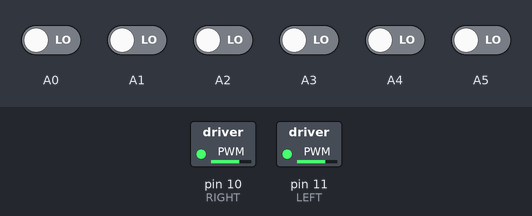
Simulated run of this sketch. Board: Arduino Uno, built with avr-gcc and run on an emulated ATmega328P. Parts: switched loads named in the sketch (green lamp = pin HIGH). The inputs (shaded band) are chosen by the test bench; at power-on: A0–5 LOW.

Above: at 1.2 s.
1.3 s: A0 driven HIGH
At 2.5 s:
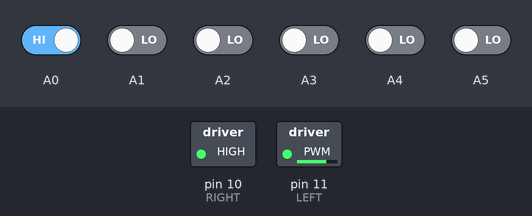
2.8 s: A1 driven HIGH
At 3.7 s:
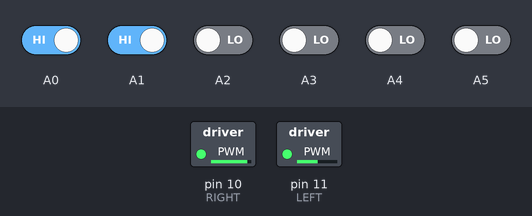
4.3 s: A2 driven HIGH
At 4.9 s:
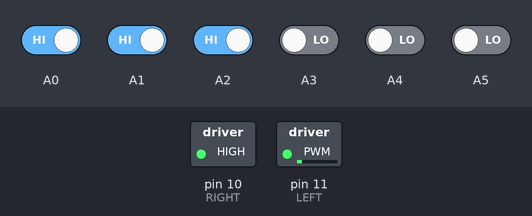
5.8 s: A5 driven HIGH
At 7.0 s:
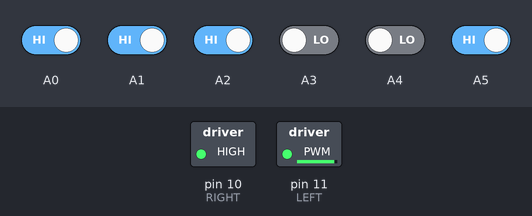
7.3 s: A5 driven LOW
At 8.4 s:
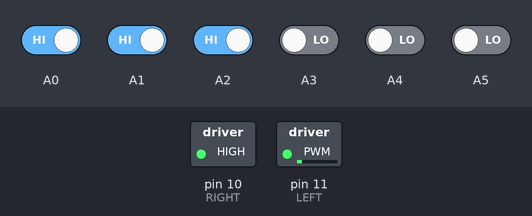
8.8 s: A2 driven LOW
At 9.5 s:
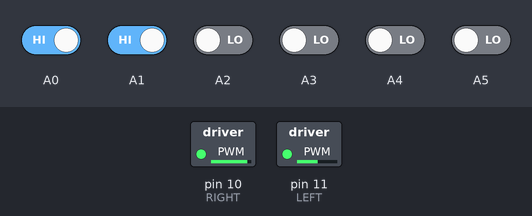
Timing chart, 0 to 11.3 s (numbered marks = the images above; inputs shaded):
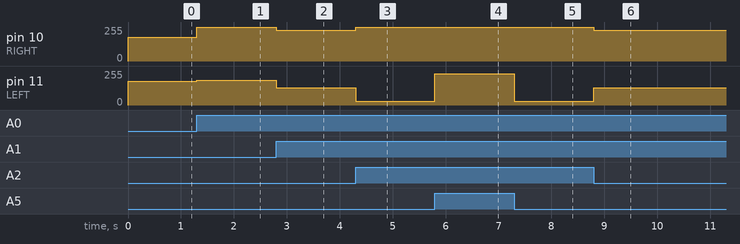

The sketch:

lfr.ino
```cpp
float Kp=50,Ki=0,Kd=0;
float error=0, P=0, I=0, D=0, PID_value=0;
float previous_error=0, previous_I=0;
int sensor[6]={0, 0, 0, 0, 0, 0};
int initial_motor_speed=180;
void read_sensor_values();
void calculate_pid();
void motor_control();
int left_motor_speed;
int right_motor_speed;
void setup()
{
pinMode(A0,INPUT);
pinMode(A1,INPUT);
pinMode(A2,INPUT);
pinMode(A3,INPUT);
pinMode(A4,INPUT);
pinMode(A5,INPUT);
pinMode(11,OUTPUT);//LEFT
pinMode(10,OUTPUT);//RIGHT
pinMode(13,OUTPUT);//GND PIN
digitalWrite(13,LOW);
}

void loop()
{
   read_sensor_values();
   calculate_pid();
   motor_control();
}

void read_sensor_values()
{
  sensor[0]=digitalRead(A0);
  sensor[1]=digitalRead(A1);
  sensor[2]=digitalRead(A2);
  sensor[3]=digitalRead(A3);
  sensor[4]=digitalRead(A4);
  sensor[5]=digitalRead(A5);
  if((sensor[0]==1)&&(sensor[1]==0)&&(sensor[2]==0)&&(sensor[3]==0)&&(sensor[4]==0)&&(sensor[5]==0))
  error=5;
  else if((sensor[0]==1)&&(sensor[1]==1)&&(sensor[2]==1)&&(sensor[3]==0)&&(sensor[4]==0)&&(sensor[5]==1))
  error=4;
  else if((sensor[0]==1)&&(sensor[1]==1)&&(sensor[2]==1)&&(sensor[3]==0)&&(sensor[4]==0)&&(sensor[5]==0))
  error=3;
  else if((sensor[0]==1)&&(sensor[1]==1)&&(sensor[2]==1)&&(sensor[3]==0)&&(sensor[4]==0)&&(sensor[5]==0))
  error=2;
  else if((sensor[0]==1)&&(sensor[1]==1)&&(sensor[2]==0)&&(sensor[3]==0)&&(sensor[4]==0)&&(sensor[5]==0))
  error=1;
  else if((sensor[0]==1)&&(sensor[1]==0)&&(sensor[2]==0)&&(sensor[3]==0)&&(sensor[4]==0)&&(sensor[5]==1))
  error=0;
  else if((sensor[0]==1)&&(sensor[1]==1)&&(sensor[2]==1)&&(sensor[3]==1)&&(sensor[4]==1)&&(sensor[5]==0))
  error=-1;
  else if((sensor[0]==0)&&(sensor[1]==0)&&(sensor[2]==1)&&(sensor[3]==1)&&(sensor[4]==1)&&(sensor[5]==1))
  error=-2;
  else if((sensor[0]==0)&&(sensor[1]==0)&&(sensor[2]==0)&&(sensor[3]==1)&&(sensor[4]==1)&&(sensor[5]==1))
  error=-3;
  else if((sensor[0]==1)&&(sensor[1]==1)&&(sensor[2]==0)&&(sensor[3]==1)&&(sensor[4]==1)&&(sensor[5]==1))
  error=-4;
  else if((sensor[0]==0)&&(sensor[1]==0)&&(sensor[2]==0)&&(sensor[3]==0)&&(sensor[4]==0)&&(sensor[5]==1))
  error=-5;
  else if((sensor[0]==1)&&(sensor[1]==1)&&(sensor[2]==1)&&(sensor[3]==1)&&(sensor[4]==1)&&(sensor[5]==1))
    {
      if(previous_error==-5)
      {
        error=-6;
      }
       else
        {
          error=6;
        }
    }
}

void calculate_pid()
{
    P = error;
    I = I + previous_I;
    D = error-previous_error;

    PID_value = (Kp*P) + (Ki*I) + (Kd*D);

    previous_I=I;
    previous_error=error;
}

void motor_control()
{
    // Calculating the effective motor speed:
    left_motor_speed = initial_motor_speed-PID_value;
    right_motor_speed = initial_motor_speed+PID_value;

    // The motor speed should not exceed the max PWM value
    constrain(left_motor_speed,0,255);
    constrain(right_motor_speed,0,255);

    analogWrite(11,initial_motor_speed-PID_value);   //Left Motor Speed
    analogWrite(10,initial_motor_speed+PID_value);  //Right Motor Speed
    //following lines of code are to make the bot move forward

 /* The pin numbers and high, low values might be different
    depending on your connections */
 /* digitalWrite(4,HIGH);
    digitalWrite(5,LOW);
    digitalWrite(6,LOW);
    digitalWrite(7,HIGH);*/
}
```

Measured:
- after the input at 1.3 s, pin 10 (RIGHT): 180/255 → 255/255 at once; pin 11 (LEFT): 180/255 → 186/255 at once
- after the input at 2.8 s, pin 10 (RIGHT): 255/255 → 230/255 at once; pin 11 (LEFT): 186/255 → 130/255 at once
- after the input at 4.3 s, pin 10 (RIGHT): 230/255 → 255/255 at once; pin 11 (LEFT): 130/255 → 30/255 at once
- after the input at 5.8 s, pin 11 (LEFT): 30/255 → 236/255 at once
- after the input at 7.3 s, pin 11 (LEFT): 236/255 → 30/255 at once
- after the input at 8.8 s, pin 10 (RIGHT): 255/255 → 230/255 at once; pin 11 (LEFT): 30/255 → 130/255 at once
